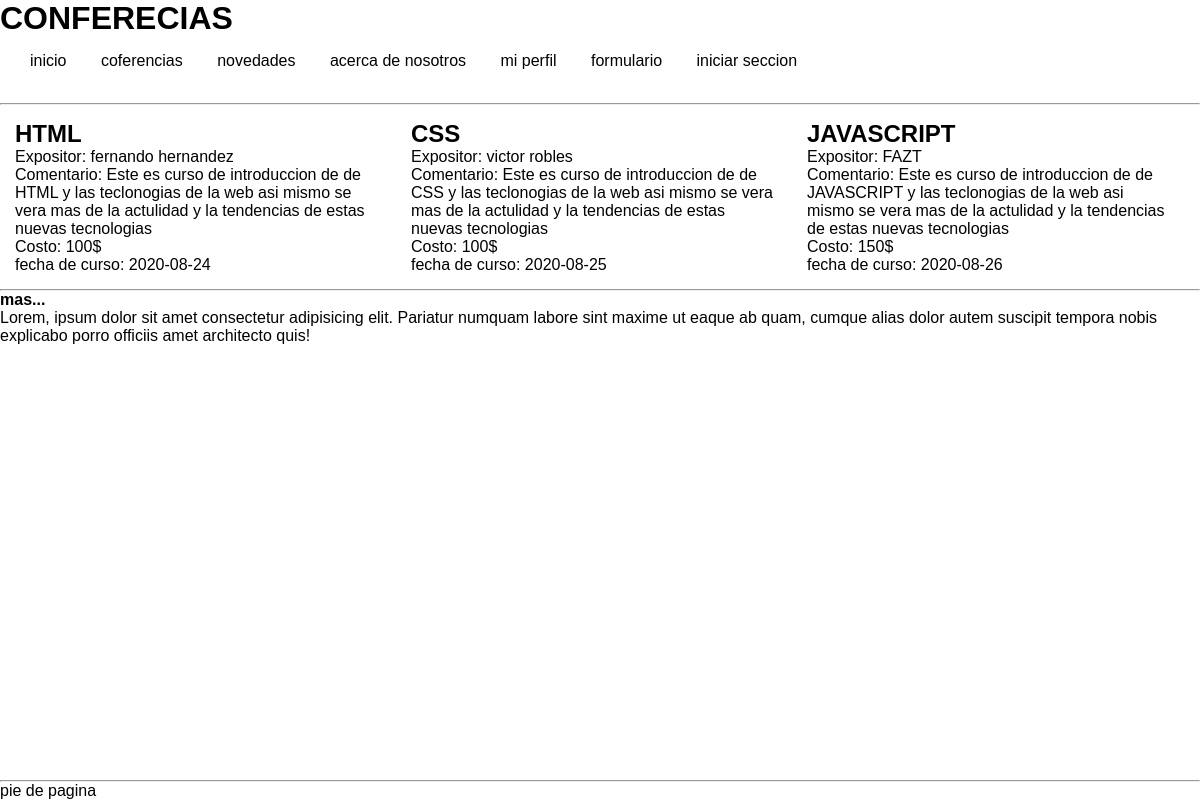
Screenshot of /index_.php with the database file from the repository.
### tables this page shows
CREATE TABLE IF NOT EXISTS `cursos` (
  `id_curso` int(11) NOT NULL AUTO_INCREMENT,
  `nombre_curso` varchar(25) NOT NULL,
  `expositor` varchar(35) NOT NULL,
  `comentario` mediumtext NOT NULL,
  `costo` int(11) NOT NULL,
  `cupos` int(11) NOT NULL,
  `fecha_curso` date NOT NULL,
  `reservas` int(11) NOT NULL,
  PRIMARY KEY (`id_curso`)
);

### index_.php (the view, shortened to what this page needs)
<?php
require_once 'conexion.php';
    $sql_cursos="SELECT id_curso,nombre_curso,expositor,comentario,costo,fecha_curso FROM cursos";
?>
<!DOCTYPE html>
<html lang="es">
<head>
    <link rel="stylesheet" href="style/style.css">
</head>
<body>
    <header>
        <h1>CONFERECIAS </h1>
        <nav id="navegacion" class="cabecera">
            <ul>
                <li><a class="lista" href="">inicio</a></li>
                <li><a class="lista" href="">coferencias</a></li>
                <li><a class="lista" href="">novedades</a></li>
                <li><a class="lista" href="">acerca de nosotros</a></li>
                <li><a class="lista" href="">mi perfil</a></li>
                <?php
                    if(isset($_SESSION['usuario'])){
                            ?>
                        <li>Bienvenid@<?php echo " ".$nombre." ".$apellido?></li>
                        <li><a class="lista" href="cerrar_session.php">cerrar seccion</a></li>
                <?php
                    }
                else{
                ?>
                    <li><a class="lista" href="formulario.php">formulario</a><br></li>
                    <li><a class="lista" href="registrar.php">iniciar seccion</a></li>
                <?php }?>
            </ul>
        </nav>
    </header>
    <br>
    <hr>
    <div id="contenido">
    <div>
        <?php
            $lista = mysqli_query($conn, $sql_cursos);
            while($respuesta = mysqli_fetch_assoc($lista)){
                echo "<section>";
                echo "<h1>".$respuesta['nombre_curso']."</h1>";
                echo "<labe1>"."Expositor: ".$respuesta['expositor']."</labe1><br>";
                echo "<labe1>"."Comentario: ".$respuesta['comentario']."</labe1><br>";
                echo "<label>"."Costo: ".$respuesta['costo']."$"."</label><br>";
                echo "<label>"."fecha de curso: ".$respuesta['fecha_curso']."</label><br>";
                echo "</section>";
            }
        ?>
    </div>
    </div>
    <hr class="limpiador">
    <article id="barra_lateral">
        <h4>mas...</h4>
        <p>
            Lorem, ipsum dolor sit amet consectetur adipisicing elit. Pariatur numquam labore sint maxime ut eaque ab quam, cumque alias dolor autem suscipit tempora nobis explicabo porro officiis amet architecto quis!
        </p>
    </article>
    <footer id="pie_pagina">
        <hr>
        <label for="">pie de pagina</label>
    </footer>
</body>
</html>

### style/style.css (style rules this page uses)
* { margin:0;; padding:0px; font-family: sans-serif; box-sizing: border-box; }
a { text-decoration: none; }
section { display:inline-block; padding: 15px; width: 33%; }
nav { padding: 15px; }
li { display:inline-block; }
.lista { text-decoration: none; color: black; margin: 50px,50px !important; padding: 15px !important; }
footer { position: absolute; bottom: 0; width: 100%; }

### index_.php (style rules this page uses)
* { box-sizing: border-box; }
section { display:inline-block; padding: 15px; width: 33%; }
nav { padding: 15px; }
li { display:inline-block; }
.lista { text-decoration: none; color: black; margin: 50px,50px !important; padding: 15px !important; }
footer { position: absolute; bottom: 0; width: 100%; }

### rows the page displays
cursos: nombre_curso "HTML", expositor "fernando hernandez", comentario "Este es curso de introduccion de de HTML y las teclonogias de la web asi mismo se vera mas de la actulidad y la tendencias de estas nuevas tecnologias", costo "100", fecha_curso "2020-08-24"
cursos: nombre_curso "CSS", expositor "victor robles", comentario "Este es curso de introduccion de de CSS y las teclonogias de la web asi mismo se vera mas de la actulidad y la tendencias de estas nuevas tecnologias", costo "100", fecha_curso "2020-08-25"
cursos: nombre_curso "JAVASCRIPT", expositor "FAZT", comentario "Este es curso de introduccion de de JAVASCRIPT y las teclonogias de la web asi mismo se vera mas de la actulidad y la tendencias de estas nuevas tecnologias", costo "150", fecha_curso "2020-08-26"
